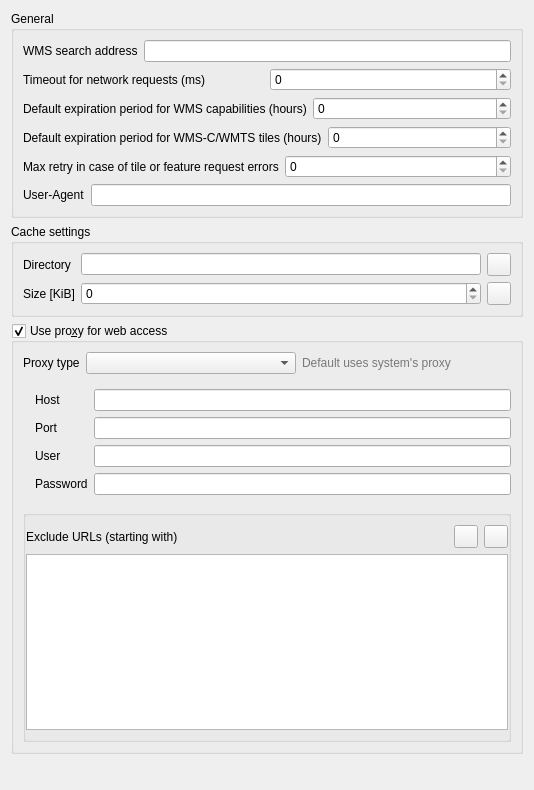
             <widget class="QWidget" name="mOptionsScrollAreaContents_10">
              <property name="geometry">
               <rect>
                <x>0</x>
                <y>0</y>
                <width>534</width>
                <height>790</height>
               </rect>
              </property>
              <layout class="QVBoxLayout" name="verticalLayout_33">
               <item>
                <widget class="QGroupBox" name="groupBox_20">
                 <property name="title">
                  <string>General</string>
                 </property>
                 <layout class="QVBoxLayout" name="verticalLayout_34">
                  <item>
                   <layout class="QHBoxLayout" name="horizontalLayout_2">
                    <item>
                     <widget class="QLabel" name="label_9">
                      <property name="text">
                       <string>WMS search address</string>
                      </property>
                     </widget>
                    </item>
                    <item>
                     <widget class="QLineEdit" name="leWmsSearch"/>
                    </item>
                   </layout>
                  </item>
                  <item>
                   <layout class="QHBoxLayout" name="horizontalLayout_11">
                    <item>
                     <widget class="QLabel" name="mNetworkTimeoutLabel">
                      <property name="text">
                       <string>Timeout for network requests (ms)</string>
                      </property>
                     </widget>
                    </item>
                    <item>
                     <widget class="QSpinBox" name="mNetworkTimeoutSpinBox">
                      <property name="maximum">
                       <number>100000000</number>
                      </property>
                     </widget>
                    </item>
                   </layout>
                  </item>
                  <item>
                   <layout class="QHBoxLayout" name="horizontalLayout_40">
                    <item>
                     <widget class="QLabel" name="label_45">
                      <property name="text">
                       <string>Default expiration period for WMS capabilities (hours)</string>
                      </property>
                     </widget>
                    </item>
                    <item>
                     <widget class="QSpinBox" name="mDefaultCapabilitiesExpirySpinBox">
                      <property name="maximum">
                       <number>100000000</number>
                      </property>
                     </widget>
                    </item>
                   </layout>
                  </item>
                  <item>
                   <layout class="QHBoxLayout" name="horizontalLayout_17">
                    <item>
                     <widget class="QLabel" name="label_32">
                      <property name="text">
                       <string>Default expiration period for WMS-C/WMTS tiles (hours)</string>
                      </property>
                     </widget>
                    </item>
                    <item>
                     <widget class="QSpinBox" name="mDefaultTileExpirySpinBox">
                      <property name="maximum">
                       <number>100000000</number>
                      </property>
                     </widget>
                    </item>
                   </layout>
                  </item>
                  <item>
                   <layout class="QHBoxLayout" name="horizontalLayout_33">
                    <item>
                     <widget class="QLabel" name="label_57">
                      <property name="text">
                       <string>Max retry in case of tile or feature request errors</string>
                      </property>
                     </widget>
                    </item>
                    <item>
                     <widget class="QSpinBox" name="mDefaultTileMaxRetrySpinBox">
                      <property name="maximum">
                       <number>100000000</number>
                      </property>
                     </widget>
                    </item>
                   </layout>
                  </item>
                  <item>
                   <layout class="QHBoxLayout" name="horizontalLayout_35">
                    <item>
                     <widget class="QLabel" name="lblUserAgent">
                      <property name="text">
                       <string>User-Agent</string>
                      </property>
                     </widget>
                    </item>
                    <item>
                     <widget class="QLineEdit" name="leUserAgent"/>
                    </item>
                   </layout>
                  </item>
                 </layout>
                </widget>
               </item>
               <item>
                <widget class="QGroupBox" name="grpCache">
                 <property name="title">
                  <string>Cache settings</string>
                 </property>
                 <layout class="QGridLayout" name="gridLayout_2">
                  <item row="0" column="0">
                   <widget class="QLabel" name="label_10">
                    <property name="text">
                     <string>Directory</string>
                    </property>
                   </widget>
                  </item>
                  <item row="0" column="1">
                   <widget class="QLineEdit" name="mCacheDirectory"/>
                  </item>
                  <item row="0" column="2">
                   <widget class="QToolButton" name="mBrowseCacheDirectory">
                    <property name="toolTip">
                     <string>Select folder</string>
                    </property>
                    <property name="text">
                     <string/>
                    </property>
                    <property name="icon">
                     <iconset resource="../../images/images.qrc">
                      <normaloff>:/images/themes/default/mActionFileOpen.svg</normaloff>:/images/themes/default/mActionFileOpen.svg</iconset>
                    </property>
                   </widget>
                  </item>
                  <item row="2" column="0">
                   <widget class="QLabel" name="label_11">
                    <property name="text">
                     <string>Size [KiB]</string>
                    </property>
                   </widget>
                  </item>
                  <item row="2" column="1">
                   <widget class="QSpinBox" name="mCacheSize"/>
                  </item>
                  <item row="2" column="2">
                   <widget class="QToolButton" name="mClearCache">
                    <property name="toolTip">
                     <string>Clear</string>
                    </property>
                    <property name="text">
                     <string/>
                    </property>
                    <property name="icon">
                     <iconset resource="../../images/images.qrc">
                      <normaloff>:/images/themes/default/mActionUndo.svg</normaloff>:/images/themes/default/mActionUndo.svg</iconset>
                    </property>
                   </widget>
                  </item>
                 </layout>
                </widget>
               </item>
               <item>
                <widget class="QgsCollapsibleGroupBox" name="grpProxy">
                 <property name="title">
                  <string>Use pro&amp;xy for web access</string>
                 </property>
                 <property name="flat">
                  <bool>false</bool>
                 </property>
                 <property name="checkable">
                  <bool>true</bool>
                 </property>
                 <property name="collapsed" stdset="0">
                  <bool>false</bool>
                 </property>
                 <property name="saveCollapsedState" stdset="0">
                  <bool>true</bool>
                 </property>
                 <layout class="QGridLayout" name="gridLayout_1">
                  <item row="0" column="0" colspan="5">
                   <layout class="QGridLayout" name="gridLayout_17">
                    <item row="0" column="1">
                     <widget class="QComboBox" name="mProxyTypeComboBox"/>
                    </item>
                    <item row="0" column="0">
                     <widget class="QLabel" name="mTypeLabel">
                      <property name="sizePolicy">
                       <sizepolicy hsizetype="Maximum" vsizetype="Preferred">
                        <horstretch>0</horstretch>
                        <verstretch>0</verstretch>
                       </sizepolicy>
                      </property>
                      <property name="text">
                       <string>Proxy type</string>
                      </property>
                     </widget>
                    </item>
                    <item row="0" column="2">
                     <widget class="QLabel" name="label_41">
                      <property name="styleSheet">
                       <string notr="true">QLabel {color: rgb(120, 120, 120);}</string>
                      </property>
                      <property name="text">
                       <string>Default uses system's proxy</string>
                      </property>
                     </widget>
                    </item>
                    <item row="1" column="0" colspan="3">
                     <widget class="QFrame" name="frameManualProxy">
                      <property name="frameShape">
                       <enum>QFrame::NoFrame</enum>
                      </property>
                      <property name="frameShadow">
                       <enum>QFrame::Raised</enum>
                      </property>
                      <layout class="QGridLayout" name="gridLayout_18">
                       <property name="leftMargin">
                        <number>0</number>
                       </property>
                       <property name="rightMargin">
                        <number>0</number>
                       </property>
                       <item row="2" column="2">
                        <widget class="QLineEdit" name="leProxyUser">
                         <property name="toolTip">
                          <string>Leave this blank if no proxy username / password are required</string>
                         </property>
                        </widget>
                       </item>
                       <item row="3" column="2">
                        <widget class="QgsPasswordLineEdit" name="leProxyPassword">
                         <property name="toolTip">
                          <string>Leave this blank if no proxy username / password are required</string>
                         </property>
                         <property name="echoMode">
                          <enum>QLineEdit::Password</enum>
                         </property>
                        </widget>
                       </item>
                       <item row="2" column="1">
                        <widget class="QLabel" name="lblUser">
                         <property name="text">
                          <string>User</string>
                         </property>
                        </widget>
                       </item>
                       <item row="3" column="1">
                        <widget class="QLabel" name="lblPassword">
                         <property name="text">
                          <string>Password</string>
                         </property>
                        </widget>
                       </item>
                       <item row="0" column="2">
                        <widget class="QLineEdit" name="leProxyHost"/>
                       </item>
                       <item row="1" column="1">
                        <widget class="QLabel" name="lblProxyPort">
                         <property name="text">
                          <string>Port</string>
                         </property>
                        </widget>
                       </item>
                       <item row="1" column="2">
                        <widget class="QLineEdit" name="leProxyPort"/>
                       </item>
                       <item row="0" column="1">
                        <widget class="QLabel" name="lblProxyHost">
                         <property name="text">
                          <string>Host</string>
                         </property>
                        </widget>
                       </item>
                       <item row="1" column="0">
                        <spacer name="horizontalSpacer_27">
                         <property name="orientation">
                          <enum>Qt::Horizontal</enum>
                         </property>
                         <property name="sizeType">
                          <enum>QSizePolicy::Fixed</enum>
                         </property>
                         <property name="sizeHint" stdset="0">
                          <size>
                           <width>12</width>
                           <height>20</height>
                          </size>
                         </property>
                        </spacer>
                       </item>
                      </layout>
                     </widget>
                    </item>
                   </layout>
                  </item>
                  <item row="7" column="0" rowspan="2" colspan="5">
                   <widget class="QGroupBox" name="grpUrlExclude">
                    <property name="title">
                     <string/>
                    </property>
                    <property name="flat">
                     <bool>true</bool>
                    </property>
                    <layout class="QGridLayout" name="gridLayout_5">
                     <property name="leftMargin">
                      <number>0</number>
                     </property>
                     <property name="rightMargin">
                      <number>0</number>
                     </property>
                     <item row="2" column="3">
                      <widget class="QToolButton" name="mRemoveUrlPushButton">
                       <property name="toolTip">
                        <string>Remove selected URL</string>
                       </property>
                       <property name="text">
                        <string/>
                       </property>
                       <property name="icon">
                        <iconset resource="../../images/images.qrc">
                         <normaloff>:/images/themes/default/symbologyRemove.svg</normaloff>:/images/themes/default/symbologyRemove.svg</iconset>
                       </property>
                      </widget>
                     </item>
                     <item row="2" column="2">
                      <widget class="QToolButton" name="mAddUrlPushButton">
                       <property name="toolTip">
                        <string>Add URL to exclude</string>
                       </property>
                       <property name="text">
                        <string/>
                       </property>
                       <property name="icon">
                        <iconset resource="../../images/images.qrc">
                         <normaloff>:/images/themes/default/symbologyAdd.svg</normaloff>:/images/themes/default/symbologyAdd.svg</iconset>
                       </property>
                      </widget>
                     </item>
                     <item row="2" column="0">
                      <widget class="QLabel" name="label_47">
                       <property name="text">
                        <string>Exclude URLs (starting with)</string>
                       </property>
                      </widget>
                     </item>
                     <item row="2" column="1">
                      <spacer name="horizontalSpacer">
                       <property name="orientation">
                        <enum>Qt::Horizontal</enum>
                       </property>
                       <property name="sizeHint" stdset="0">
                        <size>
                         <width>40</width>
                         <height>20</height>
                        </size>
                       </property>
                      </spacer>
                     </item>
                     <item row="3" column="0" colspan="4">
                      <widget class="QListWidget" name="mExcludeUrlListWidget"/>
                     </item>
                    </layout>
                   </widget>
                  </item>
                 </layout>
                </widget>
               </item>
               <item>
                <spacer name="verticalSpacer_9">
                 <property name="orientation">
                  <enum>Qt::Vertical</enum>
                 </property>
                 <property name="sizeHint" stdset="0">
                  <size>
                   <width>20</width>
                   <height>40</height>
                  </size>
                 </property>
                </spacer>
               </item>
              </layout>
             </widget>
